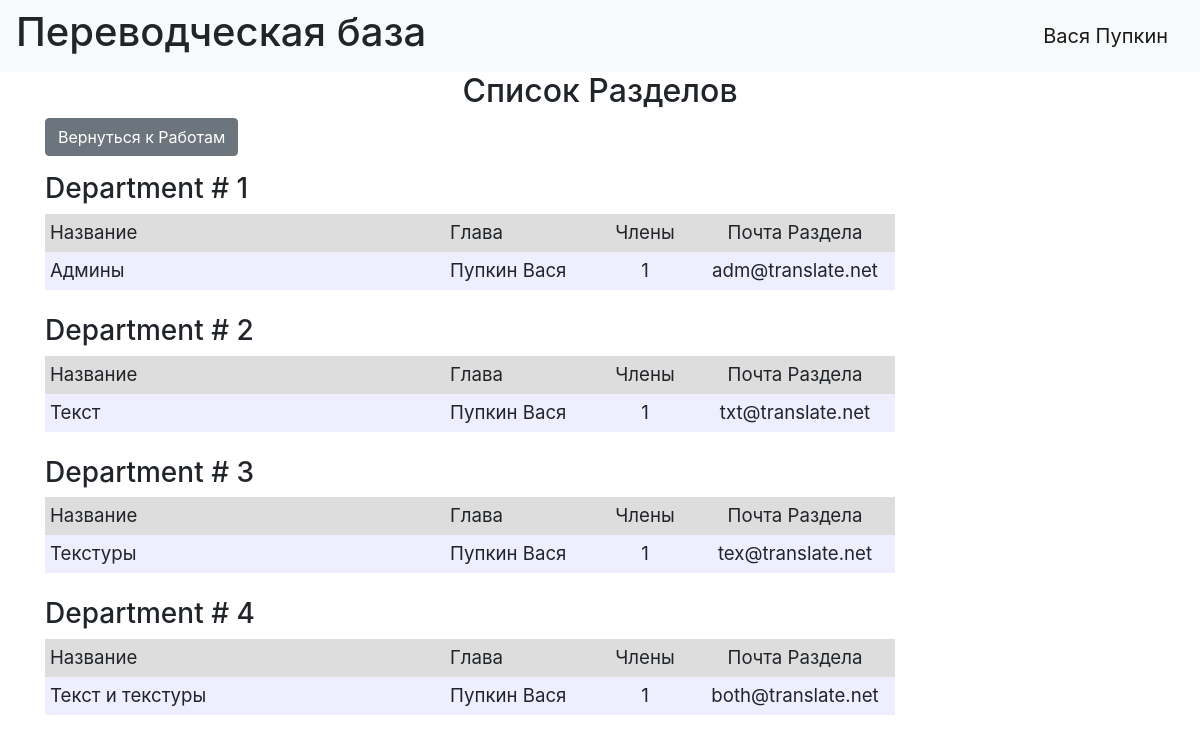
The page /departments (signed in) on the database its author committed.
### data/users.py (models this page shows, shortened)
class User(SqlAlchemyBase, UserMixin, SerializerMixin):
    __tablename__ = 'users'
    id = sqlalchemy.Column(sqlalchemy.Integer, primary_key=True, autoincrement=True)
    surname = sqlalchemy.Column(sqlalchemy.String, nullable=True)
    name = sqlalchemy.Column(sqlalchemy.String, nullable=True)
    age = sqlalchemy.Column(sqlalchemy.Integer, nullable=True)
    department = sqlalchemy.Column(sqlalchemy.String, nullable=True)
    address = sqlalchemy.Column(sqlalchemy.String, nullable=True)
    email = sqlalchemy.Column(sqlalchemy.String, index=True, unique=True, nullable=True)
    hashed_password = sqlalchemy.Column(sqlalchemy.String, nullable=True)
    modifed_date = sqlalchemy.Column(sqlalchemy.DateTime, default=datetime.datetime.now)
    city_from = sqlalchemy.Column(sqlalchemy.String, default='not fill')
    jobs = orm.relation("Jobs", back_populates='user')
    departments = orm.relation("Department", back_populates='user')

### data/departments.py (models this page shows, shortened)
class Department(SqlAlchemyBase, UserMixin, SerializerMixin):
    __tablename__ = 'departments'
    id = sqlalchemy.Column(sqlalchemy.Integer, primary_key=True, autoincrement=True)
    title = sqlalchemy.Column(sqlalchemy.String, nullable=True)
    chief = sqlalchemy.Column(sqlalchemy.Integer, sqlalchemy.ForeignKey("users.id"))
    members = sqlalchemy.Column(sqlalchemy.String, nullable=True)
    email = sqlalchemy.Column(sqlalchemy.String, index=True, unique=True, nullable=True)
    user = orm.relation('User')

### main.py (the view)
@app.route("/departments")
def depart():
    db_sess = db_session.create_session()
    departments = db_sess.query(Department).all()
    users = db_sess.query(User).all()
    names = {name.id: (name.surname, name.name) for name in users}
    return render_template("departments.html", departments=departments, names=names,
                           title='List of Departments')

### data/db_session.py (called while the page is built)
def create_session() -> Session:
    global __factory
    return __factory()

### main.py (called while the page is built)
@login_manager.user_loader
def load_user(user_id):
    db_sess = db_session.create_session()
    return db_sess.query(User).get(user_id)

### templates/departments.html (shortened to what this page needs)
{% extends "base.html" %}
{% block content %}
<h2 align="center">Список Разделов</h2>
{% if current_user.is_authenticated %}
<p align="justify">
    <a href="index" class="btn btn-secondary">Вернуться к Работам</a>
{% endif %}
{% for depart in departments %}
<h3>Department # {{ depart.id }}</h3>
<div class="table_container">
    <table class="my_table">
        <tr class="my_row">
            <td class="title" width="400px" bgcolor="#dddddd">Название</td>
            <td class="title" width="150px" bgcolor="#dddddd">Глава</td>
            <td class="title" width="100px" bgcolor="#dddddd" align="center">Члены</td>
            <td class="title" width="200px" bgcolor="#dddddd" align="center">Почта Раздела</td>
        </tr>
        <tr class="my_row">
            <td class="ordinary" bgcolor="#eeeeff">{{ depart.title.capitalize() }}</td>
            <td class="ordinary" bgcolor="#eeeeff">{{ names[depart.chief][0] }} {{ names[depart.chief][1] }}</td>
            <td class="ordinary" bgcolor="#eeeeff" align="center">{{ depart.members }}</td>
            <td class="ordinary" bgcolor="#eeeeff" align="center">{{ depart.email }}</td>
        </tr>
    </table>
</div>
<br>
{% endfor %}
{% endblock %}

### templates/base.html (shortened to what this page needs)
<!DOCTYPE html>
<html lang="en">
<head>
    <link rel="stylesheet" href="https://stackpath.bootstrapcdn.com/bootstrap/4.4.1/css/bootstrap.min.css"
>
    <link rel="stylesheet" type="text/css" href="../static/css/style.css"/>
</head>
<body>
<header>
    <nav class="navbar navbar-light bg-light">
        <h1>Переводческая база</h1>
        {% if current_user.is_authenticated %}
        <a class="navbar-brand" href="/logout">{{ current_user.name }} {{ current_user.surname }}</a>
        {% else %}
        <p>
            <a class="btn btn-primary " href="/register">Регистрация</a>
            <a class="btn btn-success" href="/login">Вход</a>
        </p>
        {% endif %}
    </nav>
</header>
<main role="main" class="container">
    {% block content %}{% endblock %}
</main>
</body>
</html>

### static/css/style.css (style rules this page uses)
td.title { background-color: "#dddddd"; align: "center"; font-size: 14pt; padding: 5px; }
td.ordinary { background-color: "#eeeeff"; align: "center"; font-size: 14pt; padding: 5px; }
p { font-size: 14pt; }

### rows shown on the page
User: name "Вася", surname "Пупкин"
Department: id "1", title "Админы", chief.surname "Пупкин", chief.name "Вася", members "1", email "adm@translate.net"
Department: id "2", title "Текст", chief.surname "Пупкин", chief.name "Вася", members "1", email "txt@translate.net"
Department: id "3", title "Текстуры", chief.surname "Пупкин", chief.name "Вася", members "1", email "tex@translate.net"
Department: id "4", title "Текст и текстуры", chief.surname "Пупкин", chief.name "Вася", members "1", email "both@translate.net"
